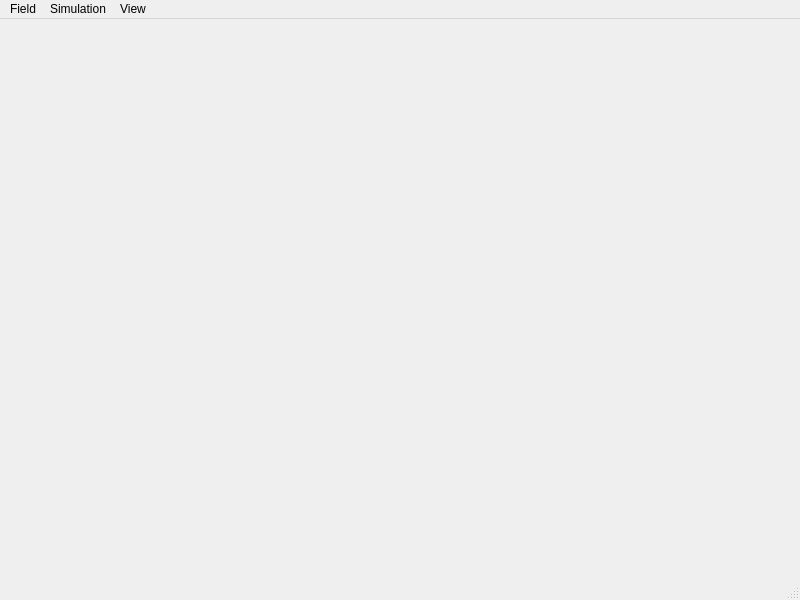
<?xml version="1.0" encoding="UTF-8"?>
<ui version="4.0">
 <class>MainWindow</class>
 <widget class="QMainWindow" name="MainWindow">
  <property name="geometry">
   <rect>
    <x>0</x>
    <y>0</y>
    <width>800</width>
    <height>600</height>
   </rect>
  </property>
  <property name="windowTitle">
   <string>MainWindow</string>
  </property>
  <widget class="QWidget" name="centralwidget">
   <layout class="QVBoxLayout" name="verticalLayout">
    <item>
     <widget class="FieldWidget" name="fieldWidget" native="true"/>
    </item>
   </layout>
  </widget>
  <widget class="QMenuBar" name="menubar">
   <property name="geometry">
    <rect>
     <x>0</x>
     <y>0</y>
     <width>800</width>
     <height>19</height>
    </rect>
   </property>
   <widget class="QMenu" name="menuSimulation">
    <property name="title">
     <string>Simulation</string>
    </property>
    <addaction name="actionStep"/>
    <addaction name="actionN_Steps"/>
   </widget>
   <widget class="QMenu" name="menuView">
    <property name="title">
     <string>View</string>
    </property>
    <addaction name="actionZoom_In"/>
    <addaction name="actionZoom_Out"/>
   </widget>
   <widget class="QMenu" name="menuField">
    <property name="title">
     <string>Field</string>
    </property>
    <addaction name="actionResize"/>
    <addaction name="separator"/>
    <addaction name="actionClear"/>
    <addaction name="actionRandomize"/>
   </widget>
   <addaction name="menuField"/>
   <addaction name="menuSimulation"/>
   <addaction name="menuView"/>
  </widget>
  <widget class="QStatusBar" name="statusbar"/>
  <action name="actionStep">
   <property name="text">
    <string>Step</string>
   </property>
   <property name="shortcut">
    <string>Ctrl+R</string>
   </property>
  </action>
  <action name="actionZoom_In">
   <property name="text">
    <string>Zoom In</string>
   </property>
   <property name="shortcut">
    <string>Ctrl+=</string>
   </property>
  </action>
  <action name="actionZoom_Out">
   <property name="text">
    <string>Zoom Out</string>
   </property>
   <property name="shortcut">
    <string>Ctrl+-</string>
   </property>
  </action>
  <action name="actionN_Steps">
   <property name="text">
    <string>N Steps...</string>
   </property>
   <property name="shortcut">
    <string>Ctrl+Shift+R</string>
   </property>
  </action>
  <action name="actionResize">
   <property name="text">
    <string>Resize...</string>
   </property>
  </action>
  <action name="actionClear">
   <property name="text">
    <string>Clear</string>
   </property>
  </action>
  <action name="actionRandomize">
   <property name="text">
    <string>Randomize</string>
   </property>
  </action>
 </widget>
 <customwidgets>
  <customwidget>
   <class>FieldWidget</class>
   <extends>QWidget</extends>
   <header>fieldwidget.h</header>
   <container>1</container>
   <slots>
    <slot>stepOnce()</slot>
    <slot>zoomIn()</slot>
    <slot>zoomOut()</slot>
    <slot>clearField()</slot>
    <slot>randomizeField()</slot>
   </slots>
  </customwidget>
 </customwidgets>
 <resources/>
 <connections>
  <connection>
   <sender>actionStep</sender>
   <signal>triggered()</signal>
   <receiver>fieldWidget</receiver>
   <slot>stepOnce()</slot>
   <hints>
    <hint type="sourcelabel">
     <x>-1</x>
     <y>-1</y>
    </hint>
    <hint type="destinationlabel">
     <x>399</x>
     <y>298</y>
    </hint>
   </hints>
  </connection>
  <connection>
   <sender>actionZoom_In</sender>
   <signal>triggered()</signal>
   <receiver>fieldWidget</receiver>
   <slot>zoomIn()</slot>
   <hints>
    <hint type="sourcelabel">
     <x>-1</x>
     <y>-1</y>
    </hint>
    <hint type="destinationlabel">
     <x>399</x>
     <y>298</y>
    </hint>
   </hints>
  </connection>
  <connection>
   <sender>actionZoom_Out</sender>
   <signal>triggered()</signal>
   <receiver>fieldWidget</receiver>
   <slot>zoomOut()</slot>
   <hints>
    <hint type="sourcelabel">
     <x>-1</x>
     <y>-1</y>
    </hint>
    <hint type="destinationlabel">
     <x>399</x>
     <y>298</y>
    </hint>
   </hints>
  </connection>
  <connection>
   <sender>actionN_Steps</sender>
   <signal>triggered()</signal>
   <receiver>MainWindow</receiver>
   <slot>stepNClicked()</slot>
   <hints>
    <hint type="sourcelabel">
     <x>-1</x>
     <y>-1</y>
    </hint>
    <hint type="destinationlabel">
     <x>399</x>
     <y>299</y>
    </hint>
   </hints>
  </connection>
  <connection>
   <sender>actionResize</sender>
   <signal>triggered()</signal>
   <receiver>MainWindow</receiver>
   <slot>resizeFieldClicked()</slot>
   <hints>
    <hint type="sourcelabel">
     <x>-1</x>
     <y>-1</y>
    </hint>
    <hint type="destinationlabel">
     <x>399</x>
     <y>299</y>
    </hint>
   </hints>
  </connection>
  <connection>
   <sender>actionRandomize</sender>
   <signal>triggered()</signal>
   <receiver>fieldWidget</receiver>
   <slot>randomizeField()</slot>
   <hints>
    <hint type="sourcelabel">
     <x>-1</x>
     <y>-1</y>
    </hint>
    <hint type="destinationlabel">
     <x>399</x>
     <y>298</y>
    </hint>
   </hints>
  </connection>
  <connection>
   <sender>actionClear</sender>
   <signal>triggered()</signal>
   <receiver>fieldWidget</receiver>
   <slot>clearField()</slot>
   <hints>
    <hint type="sourcelabel">
     <x>-1</x>
     <y>-1</y>
    </hint>
    <hint type="destinationlabel">
     <x>399</x>
     <y>298</y>
    </hint>
   </hints>
  </connection>
 </connections>
 <slots>
  <slot>stepNClicked()</slot>
  <slot>resizeFieldClicked()</slot>
 </slots>
</ui>
